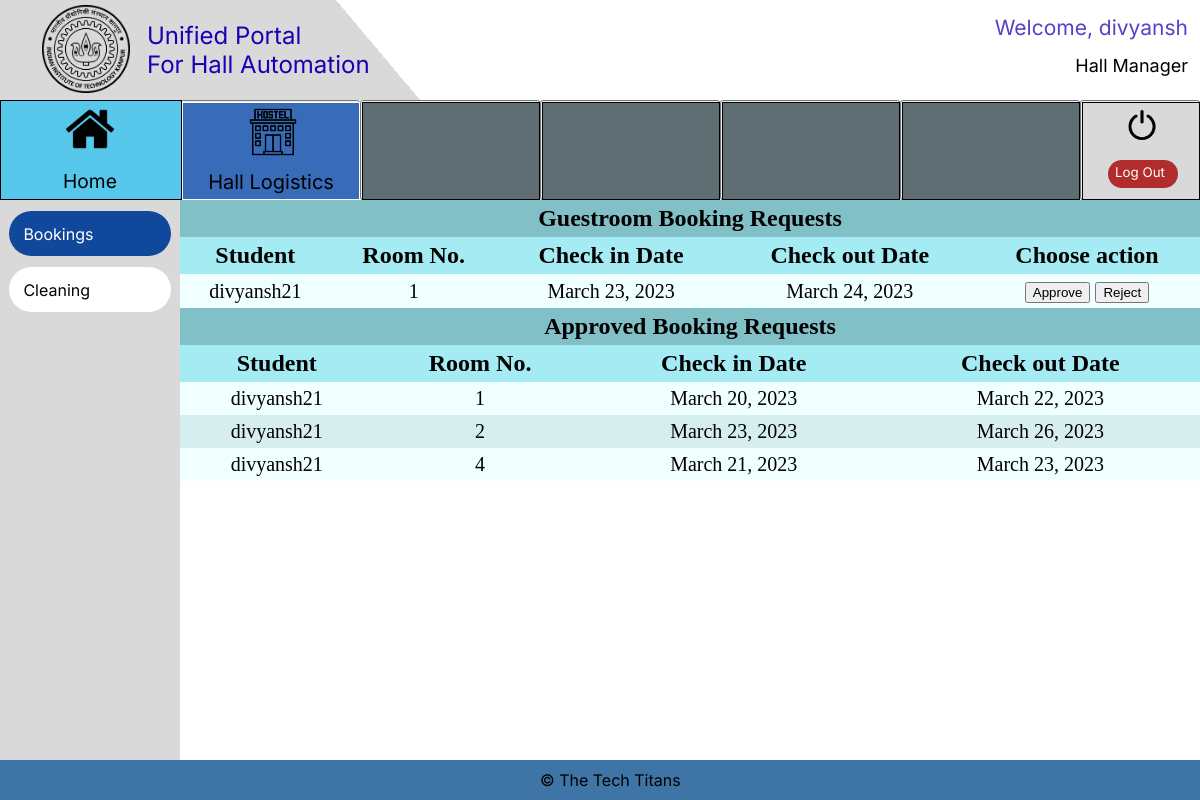
The page /Booking/booking_manager (signed in) on the database as committed earlier.
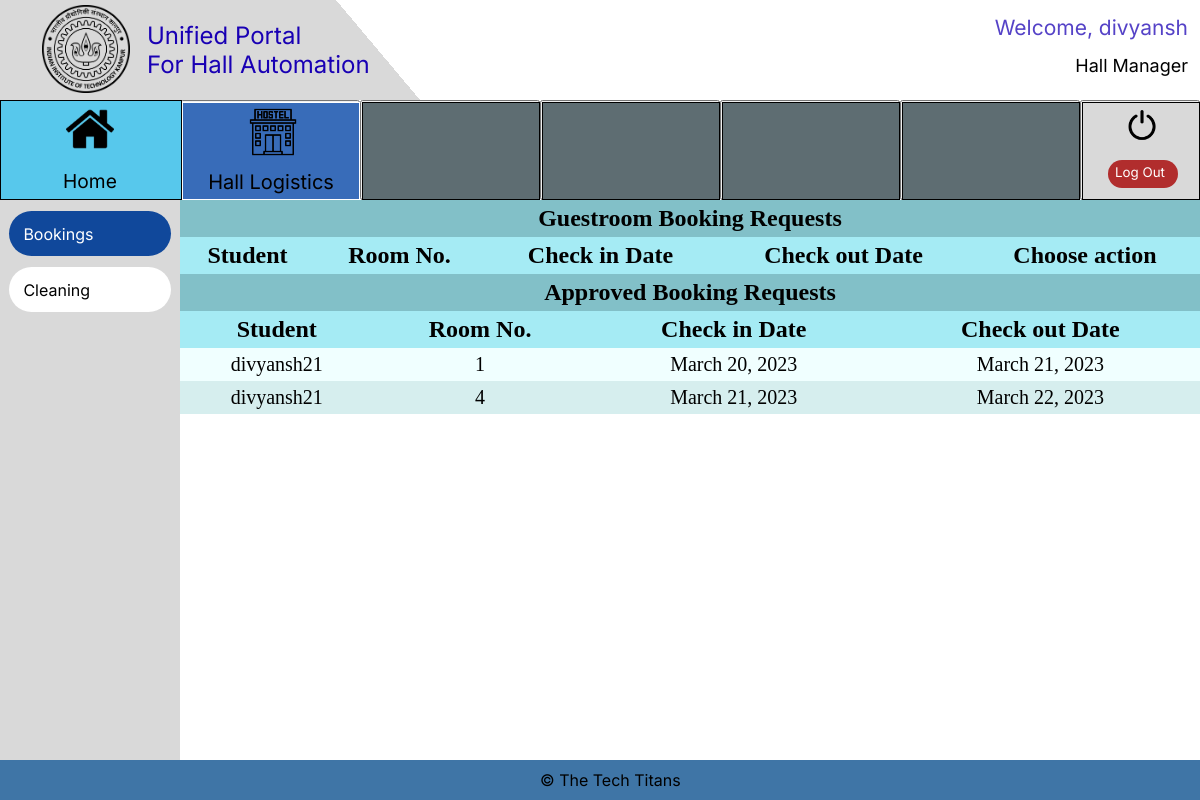
The same page on the database as committed later.
### Login/models.py (models this page shows, shortened)
class User_class(AbstractBaseUser):
    is_admin = models.BooleanField(default=False)
    objects = UserManager()
    name = models.CharField(max_length=50)
    Designation_Choices = (('Student','Student'),('Hall Manager','Hall Manager'),('Mess Manager','Mess Manager'),('Canteen Manager','Canteen Manager'), ('Sports Secy', 'Sports Secy'))
    designation = models.CharField(
        max_length=15,
        choices=Designation_Choices,
    )
    username = models.CharField(max_length=20, unique=True, blank=True)
    USERNAME_FIELD = 'username'
    REQUIRED_FIELDS = ['name', 'designation']

### Booking/models.py (models this page shows, shortened)
class Guestroom(models.Model):
    room = models.CharField(max_length=1)
    BOOK = 'book'
    UNAVAILABLE = 'unavailable'
    STATUS_CHOICES = [
        (BOOK,'Book'),
        (UNAVAILABLE, 'Item is Booked')
    ]
    status = models.CharField(
        max_length=100,
        choices = STATUS_CHOICES
    )
    checkin_date = models.DateField()
    checkout_date = models.DateField()
    price = models.CharField(max_length=100)
    manager_validation = models.CharField(max_length=10,default='NO')
    date = models.DateField()
    name = models.CharField(max_length=100)
    username = models.CharField(max_length=100)

### Booking/views.py (the view, shortened to what this page needs)
# urls.py: path('booking_manager', views.booking_manager, name='booking_manager'),
def booking_manager(request):  # hall manager
    if request.user.is_authenticated:
        if request.user.designation == "Hall Manager":
            context = {
                "query_results_request": Guestroom.objects.filter(
                    manager_validation="NO"
                ),
                "query_results_approved": Guestroom.objects.filter(
                    manager_validation="YES"
                ),
                "messages": messages.get_messages(request),
            }
            return render(request, "booking_manager.html", context)
        else:
            return render(request, "Error.html")
    else:
        return render(request, "Error.html")

### Booking/templates/Booking_manager.html (shortened to what this page needs)
{%include "staff_base.html"%} {%load static%}
<html lang="en">
  <head>
    <link rel="stylesheet" href="{%static 'styles.css'%}" />
  </head>
  <body>
    <div class="main_div">
    <table cellspacing="0" cellpadding="5em">
      <tr><th colspan = "5" style="font-size: 24px;text-align: center;background-color: rgba(
        62.92744293808937,
        153.59830677509308,
        165.96249371767044,
        0.6200000047683716
      );">Guestroom Booking Requests</th></tr>
      <tr>
        <th style="text-align: center;">Student</th>
        <th style="text-align: center;">Room No.</th>
        <th style="text-align: center;">Check in Date</th>
        <th style="text-align: center;">Check out Date</th>
        <th style="text-align: center;">Choose action</th>
      </tr>
      {% for item in query_results_request %}
      <tr>
        <form action="booking_manager" method="post" >
            <td> {{item.username}}
            </td>
            <td> {{item.room}}
            </td>
            <td> {{item.checkin_date}}
            </td>
            <td> {{item.checkout_date}}
            </td>
            <td><input type="submit" name='action' value='Approve' required></input>
              <input type="submit" name='action' value='Reject' required></input></td>
      </form>
      </tr>
      {% endfor %}
    </table>
    <table cellspacing="0" cellpadding="5em">
      <tr><th colspan = "4" style="font-size: 24px;text-align: center;background-color: rgba(
        62.92744293808937,
        153.59830677509308,
        165.96249371767044,
        0.6200000047683716
      );">Approved Booking Requests</th></tr>
      <tr>
        <th style="text-align: center;">Student</th>
        <th style="text-align: center;">Room No.</th>
        <th style="text-align: center;">Check in Date</th>
        <th style="text-align: center;">Check out Date</th>
      </tr>
      {% for item in query_results_approved %}
      <tr>
        <form action="booking_manager" method="post" id='manager_action'>
            <td> {{item.username}}
            </td>
            <td> {{item.room}}
            </td>
            <td> {{item.checkin_date}}
            </td>
            <td> {{item.checkout_date}}
            </td>
      </tr>
      {% endfor %}
    </table>
  </div>
  </body>
</html>

### templates/staff_base.html (shortened to what this page needs)
<html lang="en">
  {%load static%}
<head>
  <link rel="stylesheet" href="{%static 'staff_base.css'%}">
</head>
<body>
  <div class=e1_141>
    <div class=e1_222>
      <div class="e1_223"></div>
      <span class="e1_225">© The Tech Titans</span>
    </div>
    <div class=e2_6>
      {% if request.path != "/Home" %}
      <div class="e1_220"></div>
      {% endif %}
      {% if request.path == "/Canteen/Owner_New_Order" or request.path == "/Canteen/Owner_Pending_Order" or request.path == "/Canteen/Owner_Modify_Menu" or request.path == "/Canteen/Owner_Students_Bill" or request.path == "/Canteen/Hall_Student_Bill" %}
      <a href="/Canteen/Owner_New_Order">
        <button class="e2_3 button3"{% if request.path == "/Canteen/Owner_New_Order" %} 	style="background-color:rgba(16.18099093437195, 71.84358090162277, 155.33750385046005, 1); color: white;" {% endif %}>Incoming Orders</span>
        </button>
      </a>
      </a>
      <a href="/Canteen/Owner_Pending_Order">
        <button class="e2_5 button3 " {% if request.path == "/Canteen/Owner_Pending_Order" %} 	style="background-color:rgba(16.18099093437195, 71.84358090162277, 155.33750385046005, 1); color: white;" {% endif %}>Pending Orders</span>
        </button>
      </a>
      <a href="/Canteen/Owner_Modify_Menu">
      <button class="e2_4 button3 " {% if request.path == "/Canteen/Owner_Modify_Menu" %} 	style="background-color:rgba(16.18099093437195, 71.84358090162277, 155.33750385046005, 1); color: white;" {% endif %}>Modify Menu</span>
      </button>
    </a>
    <a href="/Canteen/Owner_Students_Bill">
      <button class="e2_31 button3" {% if request.path == "/Canteen/Owner_Students_Bill" %} 	style="background-color:rgba(16.18099093437195, 71.84358090162277, 155.33750385046005, 1); color: white;" {% endif %}>Students' Bills</span>
      </button>
    </a>
    {% comment %} <a href="/Canteen/Hall_Student_Bill">
      <button class="e2_32 button3">
        <div class="e1_2632"{% if request.path == "/Canteen/Hall_Student_Bill" %} 	style="background-color:rgba(16.18099093437195, 71.84358090162277, 155.33750385046005, 1); color: white;" {% endif %}></div><span class="e1_2642">Student Bill</span>
      </button>
    </a> {% endcomment %}
      {% elif request.path == "/Booking/booking_manager" or request.path == "/Cleaning/Cleaning_hall" %}
      <a href="/Booking/booking_manager">
        <button class="e2_3 button3"{% if request.path == "/Booking/booking_manager" %} 	style="background-color:rgba(16.18099093437195, 71.84358090162277, 155.33750385046005, 1); color: white;" {% endif %}>Bookings
        </button>
      </a>
      <a href="/Cleaning/Cleaning_hall">
        <button class="e2_5 button3"{% if request.path == "/Cleaning/Cleaning_hall" %} 	style="background-color:rgba(16.18099093437195, 71.84358090162277, 155.33750385046005, 1); color: white;" {% endif %}>Cleaning
        </button>
      </a>
      {% endif %}
      </div>
      <div class=e2_7>
        <a href = "/Logout">
        <button class="e1_226 button2">
          <div class="e1_219"></div>
          <div class="e1_227"></div><span class="e1_228">Log Out</span>
          <div class="e1_229"></div>
        </button>
      </a>
        <button class="e1_230 button2">
          <div class="e1_231">
        </button>
        <button class="e1_238 button2">
          <div class="e1_239"></div>
        </button>
        <button class="e1_234 button2">
          <div class="e1_235"></div>
        </button>
        <button class="e1_242 button2">
          <div class="e1_243"></div>
        </button>
          {% if request.user.designation == "Hall Manager" %}
        <a href = "/Booking/booking_manager">
        <button class="e1_246 button2">
          <div class="e1_247"
          style="{% if request.path != "/Home"%}background-color:rgb(56, 108, 185); color: white;{% endif %}"</div><span class="e1_248">
            Hall Logistics
          </span>
            <div class="e1_249" style="background-image: url(/static/hostel.png);
            background-repeat:no-repeat; background-size:cover;" >
          </div>
        </button>
      </a>
          {% endif %}
        <a href="../../Home"
        <button class="e1_250 button2">
            <span class="e1_252">Home</span>
            <div class="e1_272"></div>
          <div class="e1_221"></div>
      </a>
    </div>
    <div class=e1_254><span class="e1_255">{{ request.user.designation }}</span><span class="e1_256">Welcome, {{ request.user.name}}</span></div>
  <div class=e1_258>
    <div class="e1_259"></div>
    <div class="e1_260"></div>
    <a href="../../Home">
    <button class="e1_261 button3">Unified Portal<br>
      For Hall Automation</button>
    </a>
    <a href = "https://iitk.ac.in/">
    <button class="e1_262 button3"></button></a>
  </div>
  </body>
  </html>

### templates/static/styles.css (style rules this page uses)
.main_div { width:85%; height: 70%; top:25%; left:15%; overflow-y: auto; position: absolute; }
table { width:100%; }
th { text-align: center; font-size: 24px; background-color: rgb(165, 235, 244); top: 0; position: sticky; }
td { text-align: center; font-size: 20px; }
table, th, td { border: none; }
tr:nth-child(even) { background-color: #D6EEEE; }
tr:nth-child(odd) { background-color:azure; }
th:nth-child(odd) { z-index: 1; }
th:nth-child(even) { z-index: 2; }

### templates/staff_base.html (style rules this page uses)
body { background: #E5E5E5; }

### Booking/templates/Booking_manager.html (style rules this page uses)
body { background: #e5e5e5; }

Rows that differ between the two databases and show on the page:
removed Guestroom: username "divyansh21", room "1", checkin_date "March 23, 2023", checkout_date "March 24, 2023"
removed Guestroom: username "divyansh21", room "1", checkin_date "March 20, 2023", checkout_date "March 22, 2023"
removed Guestroom: username "divyansh21", room "2", checkin_date "March 23, 2023", checkout_date "March 26, 2023"
removed Guestroom: username "divyansh21", room "4", checkin_date "March 21, 2023", checkout_date "March 23, 2023"
added Guestroom: username "divyansh21", room "1", checkin_date "March 20, 2023", checkout_date "March 21, 2023"
added Guestroom: username "divyansh21", room "4", checkin_date "March 21, 2023", checkout_date "March 22, 2023"
